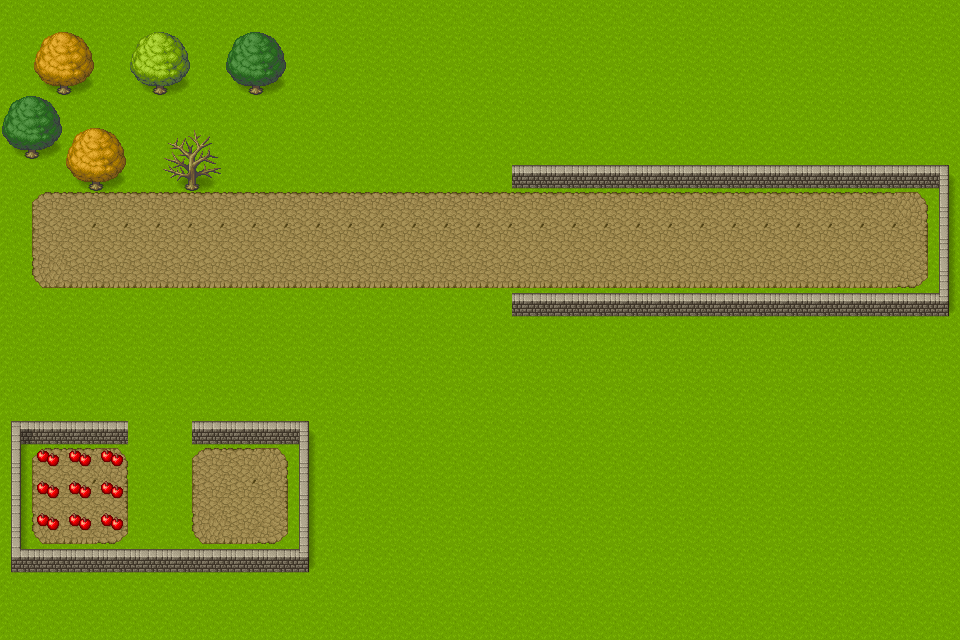

This game map was drawn from its Tiled (.tmx) file and the tilesets committed beside it. A one-line description and the full map source follow:
An orthogonal 30x20 tile map with 32x32 px tiles, 5 tile layers (Ground, Path, Walls, Apples, ...).

<map version="1.10" tiledversion="1.11.0" orientation="orthogonal" renderorder="right-down" width="30" height="20" tilewidth="32" tileheight="32" infinite="0" nextlayerid="6" nextobjectid="1">
 <tileset firstgid="1" source="../TiledFiles/TiledMaps/Map1/[Base]BaseChip_pipo.tsx" />
 <layer id="1" name="Ground" width="30" height="20">
  <data encoding="csv">
2,2,2,2,2,2,2,2,2,2,2,2,2,2,2,2,2,2,2,2,2,2,2,2,2,2,2,2,2,2,
2,2,2,2,2,2,2,2,2,2,2,2,2,2,2,2,2,2,2,2,2,2,2,2,2,2,2,2,2,2,
2,2,2,2,2,2,2,2,2,2,2,2,2,2,2,2,2,2,2,2,2,2,2,2,2,2,2,2,2,2,
2,2,2,2,2,2,2,2,2,2,2,2,2,2,2,2,2,2,2,2,2,2,2,2,2,2,2,2,2,2,
2,2,2,2,2,2,2,2,2,2,2,2,2,2,2,2,2,2,2,2,2,2,2,2,2,2,2,2,2,2,
2,2,2,2,2,2,2,2,2,2,2,2,2,2,2,2,2,2,2,2,2,2,2,2,2,2,2,2,2,2,
2,2,2,2,2,2,2,2,2,2,2,2,2,2,2,2,2,2,2,2,2,2,2,2,2,2,2,2,2,2,
2,2,2,2,2,2,2,2,2,2,2,2,2,2,2,2,2,2,2,2,2,2,2,2,2,2,2,2,2,2,
2,2,2,2,2,2,2,2,2,2,2,2,2,2,2,2,2,2,2,2,2,2,2,2,2,2,2,2,2,2,
2,2,2,2,2,2,2,2,2,2,2,2,2,2,2,2,2,2,2,2,2,2,2,2,2,2,2,2,2,2,
2,2,2,2,2,2,2,2,2,2,2,2,2,2,2,2,2,2,2,2,2,2,2,2,2,2,2,2,2,2,
2,2,2,2,2,2,2,2,2,2,2,2,2,2,2,2,2,2,2,2,2,2,2,2,2,2,2,2,2,2,
2,2,2,2,2,2,2,2,2,2,2,2,2,2,2,2,2,2,2,2,2,2,2,2,2,2,2,2,2,2,
2,2,2,2,2,2,2,2,2,2,2,2,2,2,2,2,2,2,2,2,2,2,2,2,2,2,2,2,2,2,
2,2,2,2,2,2,2,2,2,2,2,2,2,2,2,2,2,2,2,2,2,2,2,2,2,2,2,2,2,2,
2,2,2,2,2,2,2,2,2,2,2,2,2,2,2,2,2,2,2,2,2,2,2,2,2,2,2,2,2,2,
2,2,2,2,2,2,2,2,2,2,2,2,2,2,2,2,2,2,2,2,2,2,2,2,2,2,2,2,2,2,
2,2,2,2,2,2,2,2,2,2,2,2,2,2,2,2,2,2,2,2,2,2,2,2,2,2,2,2,2,2,
2,2,2,2,2,2,2,2,2,2,2,2,2,2,2,2,2,2,2,2,2,2,2,2,2,2,2,2,2,2,
2,2,2,2,2,2,2,2,2,2,2,2,2,2,2,2,2,2,2,2,2,2,2,2,2,2,2,2,2,2
</data>
 </layer>
 <layer id="3" name="Path" width="30" height="20">
  <data encoding="csv">
0,0,0,0,0,0,0,0,0,0,0,0,0,0,0,0,0,0,0,0,0,0,0,0,0,0,0,0,0,0,
0,0,0,0,0,0,0,0,0,0,0,0,0,0,0,0,0,0,0,0,0,0,0,0,0,0,0,0,0,0,
0,0,0,0,0,0,0,0,0,0,0,0,0,0,0,0,0,0,0,0,0,0,0,0,0,0,0,0,0,0,
0,0,0,0,0,0,0,0,0,0,0,0,0,0,0,0,0,0,0,0,0,0,0,0,0,0,0,0,0,0,
0,0,0,0,0,0,0,0,0,0,0,0,0,0,0,0,0,0,0,0,0,0,0,0,0,0,0,0,0,0,
0,0,0,0,0,0,0,0,0,0,0,0,0,0,0,0,0,0,0,0,0,0,0,0,0,0,0,0,0,0,
0,113,114,114,114,114,114,114,114,114,114,114,114,114,114,114,114,114,114,114,114,114,114,114,114,114,114,114,2684354673,0,
0,121,124,124,124,124,124,124,124,124,124,124,124,124,124,124,124,124,124,124,124,124,124,124,124,124,124,124,123,0,
0,1610612849,130,130,130,130,130,130,130,130,130,130,130,130,130,130,130,130,130,130,130,130,130,130,130,130,130,130,3221225585,0,
0,0,0,0,0,0,0,0,0,0,0,0,0,0,0,0,0,0,0,0,0,0,0,0,0,0,0,0,0,0,
0,0,0,0,0,0,0,0,0,0,0,0,0,0,0,0,0,0,0,0,0,0,0,0,0,0,0,0,0,0,
0,0,0,0,0,0,0,0,0,0,0,0,0,0,0,0,0,0,0,0,0,0,0,0,0,0,0,0,0,0,
0,0,0,0,0,0,0,0,0,0,0,0,0,0,0,0,0,0,0,0,0,0,0,0,0,0,0,0,0,0,
0,0,0,0,0,0,0,0,0,0,0,0,0,0,0,0,0,0,0,0,0,0,0,0,0,0,0,0,0,0,
0,113,114,2684354673,0,0,113,114,2684354673,0,0,0,0,0,0,0,0,0,0,0,0,0,0,0,0,0,0,0,0,0,
0,121,124,123,0,0,121,124,123,0,0,0,0,0,0,0,0,0,0,0,0,0,0,0,0,0,0,0,0,0,
0,1610612849,130,3221225585,0,0,1610612849,130,3221225585,0,0,0,0,0,0,0,0,0,0,0,0,0,0,0,0,0,0,0,0,0,
0,0,0,0,0,0,0,0,0,0,0,0,0,0,0,0,0,0,0,0,0,0,0,0,0,0,0,0,0,0,
0,0,0,0,0,0,0,0,0,0,0,0,0,0,0,0,0,0,0,0,0,0,0,0,0,0,0,0,0,0,
0,0,0,0,0,0,0,0,0,0,0,0,0,0,0,0,0,0,0,0,0,0,0,0,0,0,0,0,0,0
</data>
 </layer>
 <layer id="4" name="Walls" width="30" height="20">
  <data encoding="csv">
0,0,0,0,0,0,0,0,0,0,0,0,0,0,0,0,0,0,0,0,0,0,0,0,0,0,0,0,0,0,
0,0,0,0,0,0,0,0,0,0,0,0,0,0,0,0,0,0,0,0,0,0,0,0,0,0,0,0,0,0,
0,0,0,0,0,0,0,0,0,0,0,0,0,0,0,0,0,0,0,0,0,0,0,0,0,0,0,0,0,0,
0,0,0,0,0,0,0,0,0,0,0,0,0,0,0,0,0,0,0,0,0,0,0,0,0,0,0,0,0,0,
0,0,0,0,0,0,0,0,0,0,0,0,0,0,0,0,0,0,0,0,0,0,0,0,0,0,0,0,0,0,
0,0,0,0,0,0,0,0,0,0,0,0,0,0,0,0,217,217,217,217,217,217,217,217,217,217,217,217,217,212,
0,0,0,0,0,0,0,0,0,0,0,0,0,0,0,0,0,0,0,0,0,0,0,0,0,0,0,0,0,209,
0,0,0,0,0,0,0,0,0,0,0,0,0,0,0,0,0,0,0,0,0,0,0,0,0,0,0,0,0,209,
0,0,0,0,0,0,0,0,0,0,0,0,0,0,0,0,0,0,0,0,0,0,0,0,0,0,0,0,0,209,
0,0,0,0,0,0,0,0,0,0,0,0,0,0,0,0,217,217,217,217,217,217,217,217,217,217,217,217,217,220,
0,0,0,0,0,0,0,0,0,0,0,0,0,0,0,0,0,0,0,0,0,0,0,0,0,0,0,0,0,0,
0,0,0,0,0,0,0,0,0,0,0,0,0,0,0,0,0,0,0,0,0,0,0,0,0,0,0,0,0,0,
0,0,0,0,0,0,0,0,0,0,0,0,0,0,0,0,0,0,0,0,0,0,0,0,0,0,0,0,0,0,
211,217,217,217,0,0,217,217,217,212,0,0,0,0,0,0,0,0,0,0,0,0,0,0,0,0,0,0,0,0,
209,0,0,0,0,0,0,0,0,209,0,0,0,0,0,0,0,0,0,0,0,0,0,0,0,0,0,0,0,0,
209,0,0,0,0,0,0,0,0,209,0,0,0,0,0,0,0,0,0,0,0,0,0,0,0,0,0,0,0,0,
209,0,0,0,0,0,0,0,0,209,0,0,0,0,0,0,0,0,0,0,0,0,0,0,0,0,0,0,0,0,
219,217,217,217,217,217,217,217,217,220,0,0,0,0,0,0,0,0,0,0,0,0,0,0,0,0,0,0,0,0,
0,0,0,0,0,0,0,0,0,0,0,0,0,0,0,0,0,0,0,0,0,0,0,0,0,0,0,0,0,0,
0,0,0,0,0,0,0,0,0,0,0,0,0,0,0,0,0,0,0,0,0,0,0,0,0,0,0,0,0,0
</data>
 </layer>
 <layer id="5" name="Apples" width="30" height="20">
  <data encoding="csv">
0,0,0,0,0,0,0,0,0,0,0,0,0,0,0,0,0,0,0,0,0,0,0,0,0,0,0,0,0,0,
0,0,0,0,0,0,0,0,0,0,0,0,0,0,0,0,0,0,0,0,0,0,0,0,0,0,0,0,0,0,
0,0,0,0,0,0,0,0,0,0,0,0,0,0,0,0,0,0,0,0,0,0,0,0,0,0,0,0,0,0,
0,0,0,0,0,0,0,0,0,0,0,0,0,0,0,0,0,0,0,0,0,0,0,0,0,0,0,0,0,0,
0,0,0,0,0,0,0,0,0,0,0,0,0,0,0,0,0,0,0,0,0,0,0,0,0,0,0,0,0,0,
0,0,0,0,0,0,0,0,0,0,0,0,0,0,0,0,0,0,0,0,0,0,0,0,0,0,0,0,0,0,
0,0,0,0,0,0,0,0,0,0,0,0,0,0,0,0,0,0,0,0,0,0,0,0,0,0,0,0,0,0,
0,0,0,0,0,0,0,0,0,0,0,0,0,0,0,0,0,0,0,0,0,0,0,0,0,0,0,0,0,0,
0,0,0,0,0,0,0,0,0,0,0,0,0,0,0,0,0,0,0,0,0,0,0,0,0,0,0,0,0,0,
0,0,0,0,0,0,0,0,0,0,0,0,0,0,0,0,0,0,0,0,0,0,0,0,0,0,0,0,0,0,
0,0,0,0,0,0,0,0,0,0,0,0,0,0,0,0,0,0,0,0,0,0,0,0,0,0,0,0,0,0,
0,0,0,0,0,0,0,0,0,0,0,0,0,0,0,0,0,0,0,0,0,0,0,0,0,0,0,0,0,0,
0,0,0,0,0,0,0,0,0,0,0,0,0,0,0,0,0,0,0,0,0,0,0,0,0,0,0,0,0,0,
0,0,0,0,0,0,0,0,0,0,0,0,0,0,0,0,0,0,0,0,0,0,0,0,0,0,0,0,0,0,
0,982,982,982,0,0,0,0,0,0,0,0,0,0,0,0,0,0,0,0,0,0,0,0,0,0,0,0,0,0,
0,982,982,982,0,0,0,0,0,0,0,0,0,0,0,0,0,0,0,0,0,0,0,0,0,0,0,0,0,0,
0,982,982,982,0,0,0,0,0,0,0,0,0,0,0,0,0,0,0,0,0,0,0,0,0,0,0,0,0,0,
0,0,0,0,0,0,0,0,0,0,0,0,0,0,0,0,0,0,0,0,0,0,0,0,0,0,0,0,0,0,
0,0,0,0,0,0,0,0,0,0,0,0,0,0,0,0,0,0,0,0,0,0,0,0,0,0,0,0,0,0,
0,0,0,0,0,0,0,0,0,0,0,0,0,0,0,0,0,0,0,0,0,0,0,0,0,0,0,0,0,0
</data>
 </layer>
 <layer id="2" name="Trees" width="30" height="20">
  <data encoding="csv">
0,0,0,0,0,0,0,0,0,0,0,0,0,0,0,0,0,0,0,0,0,0,0,0,0,0,0,0,0,0,
0,13,14,0,9,10,0,11,12,0,0,0,0,0,0,0,0,0,0,0,0,0,0,0,0,0,0,0,0,0,
0,21,22,0,17,18,0,19,20,0,0,0,0,0,0,0,0,0,0,0,0,0,0,0,0,0,0,0,0,0,
11,12,0,0,0,0,0,0,0,0,0,0,0,0,0,0,0,0,0,0,0,0,0,0,0,0,0,0,0,0,
19,20,13,14,0,15,16,0,0,0,0,0,0,0,0,0,0,0,0,0,0,0,0,0,0,0,0,0,0,0,
0,0,21,22,0,23,24,0,0,0,0,0,0,0,0,0,0,0,0,0,0,0,0,0,0,0,0,0,0,0,
0,0,0,0,0,0,0,0,0,0,0,0,0,0,0,0,0,0,0,0,0,0,0,0,0,0,0,0,0,0,
0,0,0,0,0,0,0,0,0,0,0,0,0,0,0,0,0,0,0,0,0,0,0,0,0,0,0,0,0,0,
0,0,0,0,0,0,0,0,0,0,0,0,0,0,0,0,0,0,0,0,0,0,0,0,0,0,0,0,0,0,
0,0,0,0,0,0,0,0,0,0,0,0,0,0,0,0,0,0,0,0,0,0,0,0,0,0,0,0,0,0,
0,0,0,0,0,0,0,0,0,0,0,0,0,0,0,0,0,0,0,0,0,0,0,0,0,0,0,0,0,0,
0,0,0,0,0,0,0,0,0,0,0,0,0,0,0,0,0,0,0,0,0,0,0,0,0,0,0,0,0,0,
0,0,0,0,0,0,0,0,0,0,0,0,0,0,0,0,0,0,0,0,0,0,0,0,0,0,0,0,0,0,
0,0,0,0,0,0,0,0,0,0,0,0,0,0,0,0,0,0,0,0,0,0,0,0,0,0,0,0,0,0,
0,0,0,0,0,0,0,0,0,0,0,0,0,0,0,0,0,0,0,0,0,0,0,0,0,0,0,0,0,0,
0,0,0,0,0,0,0,0,0,0,0,0,0,0,0,0,0,0,0,0,0,0,0,0,0,0,0,0,0,0,
0,0,0,0,0,0,0,0,0,0,0,0,0,0,0,0,0,0,0,0,0,0,0,0,0,0,0,0,0,0,
0,0,0,0,0,0,0,0,0,0,0,0,0,0,0,0,0,0,0,0,0,0,0,0,0,0,0,0,0,0,
0,0,0,0,0,0,0,0,0,0,0,0,0,0,0,0,0,0,0,0,0,0,0,0,0,0,0,0,0,0,
0,0,0,0,0,0,0,0,0,0,0,0,0,0,0,0,0,0,0,0,0,0,0,0,0,0,0,0,0,0
</data>
 </layer>
</map>
